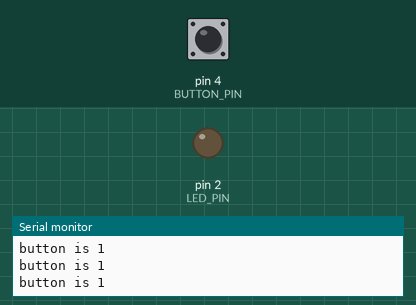
Bench run of a sketch on a simulated Arduino Uno, built with avr-gcc and run on an emulated ATmega328P. On the bench: output pins drawn as LEDs (lit = HIGH), the last lines printed to the serial monitor. The test bench sets the inputs (shaded band); at power-on: pin 4 (BUTTON_PIN) HIGH.

Above: at 1.2 s.
1.3 s: pin 4 (BUTTON_PIN) pulled LOW for 0.15 s
At 2.5 s:
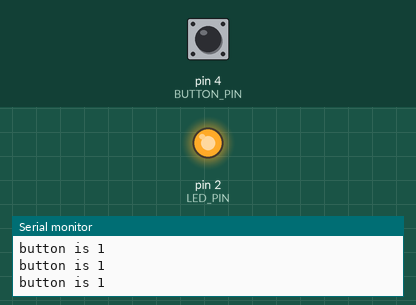
2.9 s: pin 4 (BUTTON_PIN) pulled LOW for 1 s
At 3.7 s:
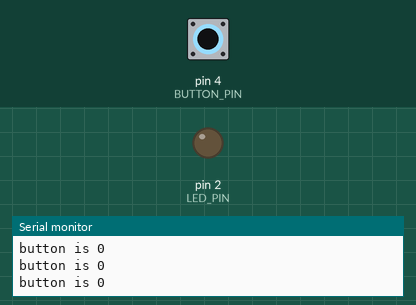
6.9 s: pin 4 (BUTTON_PIN) pulled LOW for 3.2 s
At 8.0 s:
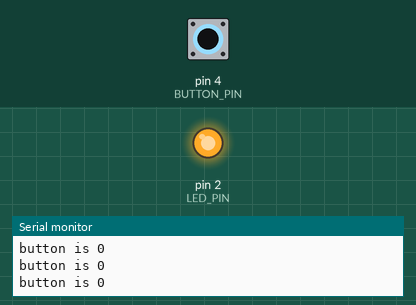
Timing chart, 0 to 9.9 s (numbered marks = the images above; inputs shaded):
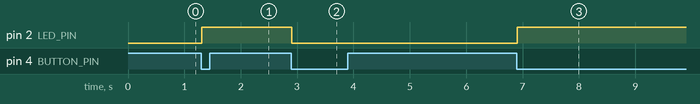

The sketch:

2.ino
```cpp
#define LED_PIN 2
#define BUTTON_PIN 4

byte lastButtonState = LOW;
byte ledState = LOW;

void setup() {
  pinMode(BUTTON_PIN, INPUT_PULLUP);
  pinMode(LED_PIN, OUTPUT);

  Serial.begin(9600);
}

void loop() {
  byte buttonState = digitalRead(BUTTON_PIN);
  if (buttonState != lastButtonState) {
    lastButtonState = buttonState;
    if (buttonState == LOW) {
      ledState = (ledState == HIGH) ? LOW: HIGH;
      digitalWrite(LED_PIN, ledState);
    }
  }
  Serial.print("button is ");
  Serial.println(buttonState);
}
```

Measured:
- after the input at 1.3 s, pin 2 (LED_PIN): LOW → HIGH at once
- after the input at 2.9 s, pin 2 (LED_PIN): HIGH → LOW at once
- after the input at 6.9 s, pin 2 (LED_PIN): LOW → HIGH at once
